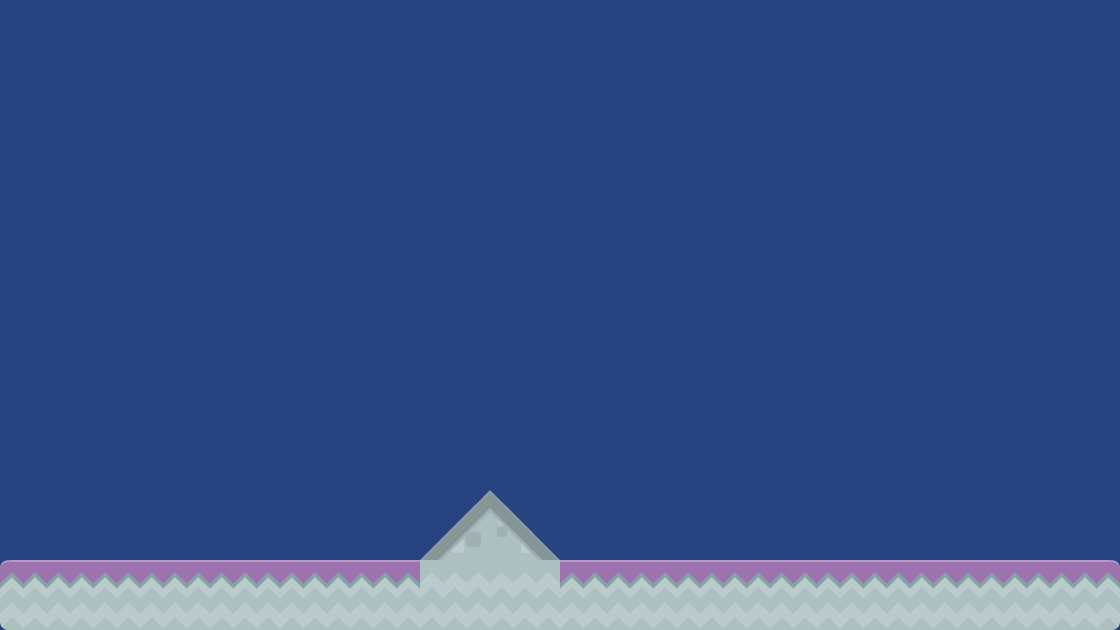

Tiled map render using the project's own tile images. Description and the map definition, with tile-layer contents summarised, below:
An orthogonal 16x9 tile map with 70x70 px tiles, 2 tile layers (background 1, collision), 2 tilesets and 2 objects (EnemyBase, PlayerBase).

<map version="1.0" orientation="orthogonal" renderorder="right-down" width="16" height="9" tilewidth="70" tileheight="70" backgroundcolor="#274380">
 <tileset firstgid="1" name="background-tiles" tilewidth="70" tileheight="70">
  <image source="../img/background-tiles.png" width="910" height="910" />
 </tileset>
 <tileset firstgid="170" name="meta-tiles" tilewidth="70" tileheight="70">
  <image source="../img/meta-tiles.png" width="350" height="70" />
  <tile id="1">
   <properties>
    <property name="type" value="lslope" />
   </properties>
  </tile>
  <tile id="3">
   <properties>
    <property name="type" value="rslope" />
   </properties>
  </tile>
  <tile id="4">
   <properties>
    <property name="type" value="solid" />
   </properties>
  </tile>
 </tileset>
 <layer name="background 1" width="16" height="9">
  <data>[144 cells, 18 non-empty, 6 distinct tile ids]</data>
 </layer>
 <layer name="collision" width="16" height="9" opacity="0">
  <data>[144 cells, 18 non-empty, 3 distinct tile ids]</data>
 </layer>
 <objectgroup name="BaseEntities">
  <object name="EnemyBase" x="842" y="424" width="68" height="132" />
  <object name="PlayerBase" x="142" y="424" width="70" height="132" />
 </objectgroup>
</map>
